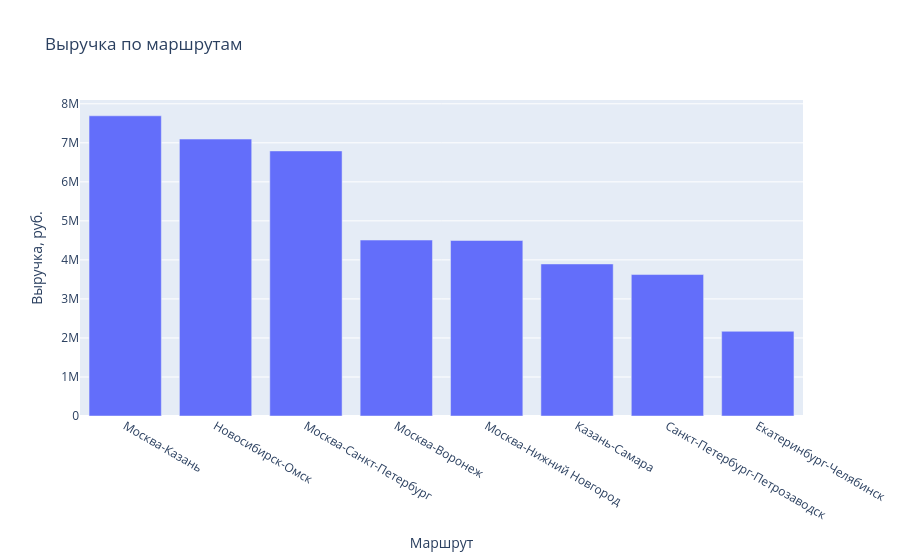

The cell this chart's notebook holds for it:
### Markdown cell above
### Задание 4

1. Постройте интерактивную столбчатую диаграмму (`px.bar`) выручки по маршрутам.
   Отсортируйте столбцы по значению.
2. Добавьте в `hover_data` число рейсов по маршруту, чтобы при наведении было видно
   и выручку, и количество.
3. Сохраните график в `charts/revenue_by_route.html` и откройте файл в браузере.
4. Постройте `px.box` стоимости рейса по типам груза. Чем интерактивный «ящик»
   удобнее статичного?

### Code cell
# 1) - 3)
route_stats = (df.groupby("route")
               .agg(revenue=("cost_rub", "sum"), trips=("trip_id", "count"))
               .reset_index()
               .sort_values("revenue",ascending=False))
fig = px.bar(route_stats, x="route", y="revenue" ,title="Выручка по маршрутам",
            hover_data=["trips", "route"], labels={'route':'Маршрут','revenue':'Выручка, руб.','trips':'Кол-во рейсов'}
            )
fig.show()
fig.write_html("charts/revenue_by_route.html", include_plotlyjs=True)

### Figure 1 — Plotly figure (JSON) as saved in the notebook; plotly's stock layout.template omitted (floating-point values rounded to 4 significant figures)
{"data": [{"customdata": [[108], [119], [111], [103], [123], [131], [95], [120]], "hovertemplate": "Маршрут=%{x}<br>Выручка, руб.=%{y}<br>Кол-во рейсов=%{customdata[0]}<extra></extra>", "legendgroup": "", "marker": {"color": "#636efa", "pattern": {"shape": ""}}, "name": "", "orientation": "v", "showlegend": false, "textposition": "auto", "type": "bar", "x": ["Москва-Казань", "Новосибирск-Омск", "Москва-Санкт-Петербург", "Москва-Воронеж", "Москва-Нижний Новгород", "Казань-Самара", "Санкт-Петербург-Петрозаводск", "Екатеринбург-Челябинск"], "xaxis": "x", "y": [7692450, 7096250, 6792210, 4508350, 4497860, 3896140, 3624770, 2170340], "yaxis": "y"}], "layout": {"barmode": "relative", "legend": {"tracegroupgap": 0}, "title": {"text": "Выручка по маршрутам"}, "xaxis": {"anchor": "y", "domain": [0, 1], "title": {"text": "Маршрут"}}, "yaxis": {"anchor": "x", "domain": [0, 1], "title": {"text": "Выручка, руб."}}}}
